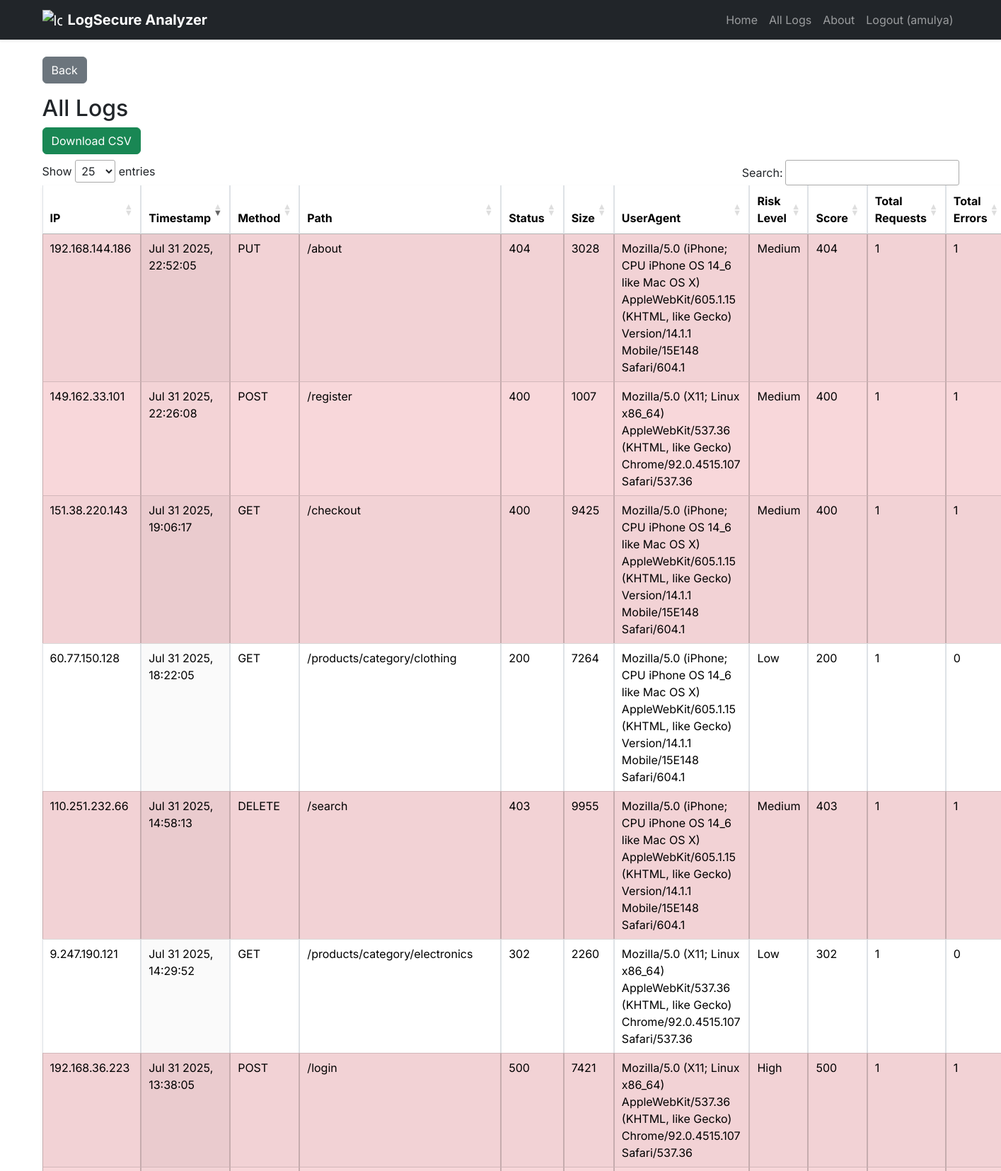
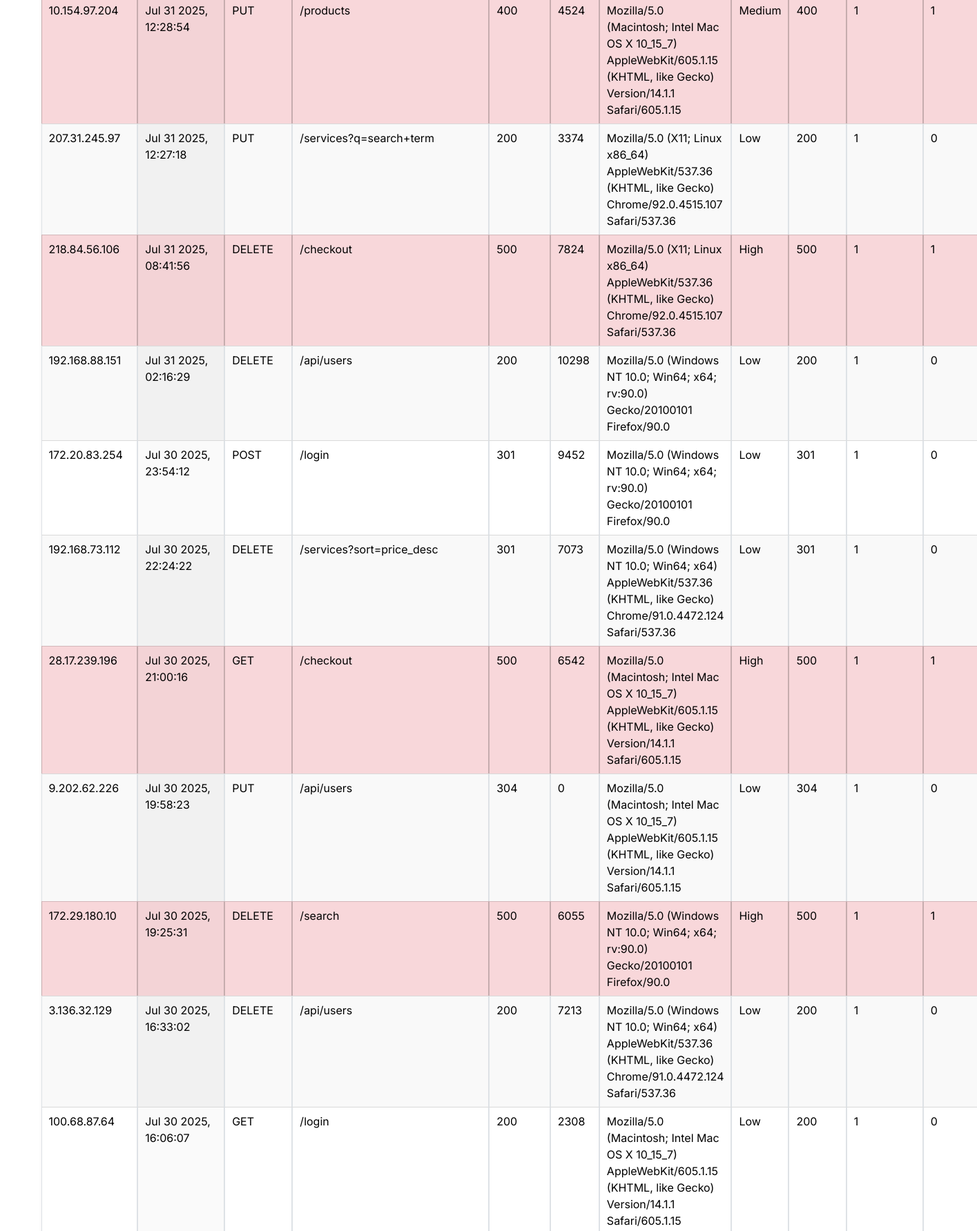
/all_logs (signed in, upper part), run on the app's committed database (2 pictures, top to bottom).
### tables this page shows
CREATE TABLE logs(
        id INTEGER PRIMARY KEY AUTOINCREMENT,
        filename TEXT,
        ip TEXT,
        timestamp TEXT,
        method TEXT,
        path TEXT,
        protocol TEXT,
        status INTEGER,
        size INTEGER,
        referrer TEXT,
        useragent TEXT
    , user_id INTEGER DEFAULT NULL);

### main.py (the view)
@app.route("/all_logs")
@login_required
def all_logs():
    user = current_user()
    search = request.args.get('search', '')
    filters = {k: request.args.get(k, '') for k in ['ip', 'timestamp', 'method', 'path', 'status']}
    conn = get_db()
    query = "SELECT * FROM logs WHERE user_id=?"
    params = [user["id"]]
    for k, v in filters.items():
        if v:
            query += f" AND {k} LIKE ?"
            params.append(f"%{v}%")
    if search:
        query += " AND (ip LIKE ? OR path LIKE ? OR useragent LIKE ?)"
        params.extend([f"%{search}%"] * 3)
    df = pd.read_sql(query, conn, params=params)
    if not df.empty:
        ip_counts = df['ip'].value_counts().to_dict()
        ip_errors = df[df['status'] >= 400]['ip'].value_counts().to_dict()
        def get_risk_status(row):
            if row['status'] >= 500: return "High"
            elif row['status'] >= 400: return "Medium"
            else: return "Low"
        df['Risk_Level'] = df.apply(get_risk_status, axis=1)
        df['Score'] = df['status']
        df['Total_Requests'] = df['ip'].map(ip_counts)
        df['Total_Errors'] = df['ip'].map(ip_errors).fillna(0).astype(int)
    conn.close()
    return render_template("all_logs.html",
                           logs=df.to_dict(orient='records'),
                           filters=filters, search=search, user=user)

### main.py (called while the page is built)
def get_db():
    return sqlite3.connect(DB_FILE)

def login_required(fn):
    @wraps(fn)
    def wrapper(*args, **kwargs):
        if "user_id" not in session:
            flash("Please log in to continue.")
            return redirect(url_for("login"))
        return fn(*args, **kwargs)
    return wrapper

def current_user():
    if "user_id" in session:
        return {"id": session["user_id"], "username": session.get("username")}
    return None

### templates/all_logs.html (shortened to what this page needs)
{% extends "base.html" %}
{% block content %}
<a href="{{ url_for('index') }}" class="btn btn-secondary mb-3">Back</a>
<h2>All Logs</h2>
<a href="{{ url_for('download_csv') }}" class="btn btn-success mb-2">Download CSV</a>
<table id="logsTable" class="display table table-bordered table-striped shadow-sm">
  <thead>
    <tr>
      <th>IP</th><th>Timestamp</th><th>Method</th><th>Path</th><th>Status</th>
      <th>Size</th><th>UserAgent</th><th>Risk Level</th><th>Score</th>
      <th>Total Requests</th><th>Total Errors</th>
    </tr>
  </thead>
  <tbody>
  {% for row in logs %}
    <tr {% if row['status']|int >= 400 %}class="table-danger"{% endif %}>
      <td>{{ row['ip'] }}</td>
      <td>{{ row['timestamp'] }}</td>
      <td>{{ row['method'] }}</td>
      <td>{{ row['path'] }}</td>
      <td>{{ row['status'] }}</td>
      <td>{{ row['size'] }}</td>
      <td>{{ row['useragent'] }}</td>
      <td>{{ row['Risk_Level'] }}</td>
      <td>{{ row['Score'] }}</td>
      <td>{{ row['Total_Requests'] }}</td>
      <td>{{ row['Total_Errors'] }}</td>
    </tr>
  {% endfor %}
  </tbody>
</table>
{% endblock %}

### static/style.css (style rules this page uses)
:root { --hero-bg: #0f172a; }
body { font-family: 'Inter', sans-serif; background:#f6f7fb; }
.bg-body { background:#f6f7fb; }
.table-danger { background:#f8d7da !important; }

### data on the page
logs: ip "10.154.97.204", timestamp "Jul 31 2025, 12:28:54", method "PUT", path "/products", status "400", size "4524", useragent "Mozilla/5.0 (Macintosh; Intel Mac OS X 10_15_7) AppleWebKit/605.1.15 (KHTML, like Gecko) Version/14.1.1 Safari/605.1.15", Risk_Level "Medium", Score "400", Total_Requests "1", Total_Errors "1"
logs: ip "192.168.73.112", timestamp "Jul 30 2025, 22:24:22", method "DELETE", path "/services?sort=price_desc", status "301", size "7073", useragent "Mozilla/5.0 (Windows NT 10.0; Win64; x64) AppleWebKit/537.36 (KHTML, like Gecko) Chrome/91.0.4472.124 Safari/537.36", Risk_Level "Low", Score "301", Total_Requests "1", Total_Errors "0"
logs: ip "28.17.239.196", timestamp "Jul 30 2025, 21:00:16", method "GET", path "/checkout", status "500", size "6542", useragent "Mozilla/5.0 (Macintosh; Intel Mac OS X 10_15_7) AppleWebKit/605.1.15 (KHTML, like Gecko) Version/14.1.1 Safari/605.1.15", Risk_Level "High", Score "500", Total_Requests "1", Total_Errors "1"
logs: ip "218.84.56.106", timestamp "Jul 31 2025, 08:41:56", method "DELETE", path "/checkout", status "500", size "7824", useragent "Mozilla/5.0 (X11; Linux x86_64) AppleWebKit/537.36 (KHTML, like Gecko) Chrome/92.0.4515.107 Safari/537.36", Risk_Level "High", Score "500", Total_Requests "1", Total_Errors "1"
logs: ip "172.20.83.254", timestamp "Jul 30 2025, 23:54:12", method "POST", path "/login", status "301", size "9452", useragent "Mozilla/5.0 (Windows NT 10.0; Win64; x64; rv:90.0) Gecko/20100101 Firefox/90.0", Risk_Level "Low", Score "301", Total_Requests "1", Total_Errors "0"
logs: ip "172.29.180.10", timestamp "Jul 30 2025, 19:25:31", method "DELETE", path "/search", status "500", size "6055", useragent "Mozilla/5.0 (Windows NT 10.0; Win64; x64; rv:90.0) Gecko/20100101 Firefox/90.0", Risk_Level "High", Score "500", Total_Requests "1", Total_Errors "1"
logs: ip "192.168.88.151", timestamp "Jul 31 2025, 02:16:29", method "DELETE", path "/api/users", status "200", size "10298", useragent "Mozilla/5.0 (Windows NT 10.0; Win64; x64; rv:90.0) Gecko/20100101 Firefox/90.0", Risk_Level "Low", Score "200", Total_Requests "1", Total_Errors "0"
logs: ip "151.38.220.143", timestamp "Jul 31 2025, 19:06:17", method "GET", path "/checkout", status "400", size "9425", useragent "Mozilla/5.0 (iPhone; CPU iPhone OS 14_6 like Mac OS X) AppleWebKit/605.1.15 (KHTML, like Gecko) Version/14.1.1 Mobile/15E148 Safari/604.1", Risk_Level "Medium", Score "400", Total_Requests "1", Total_Errors "1"
logs: ip "60.77.150.128", timestamp "Jul 31 2025, 18:22:05", method "GET", path "/products/category/clothing", status "200", size "7264", useragent "Mozilla/5.0 (iPhone; CPU iPhone OS 14_6 like Mac OS X) AppleWebKit/605.1.15 (KHTML, like Gecko) Version/14.1.1 Mobile/15E148 Safari/604.1", Risk_Level "Low", Score "200", Total_Requests "1", Total_Errors "0"
logs: ip "110.251.232.66", timestamp "Jul 31 2025, 14:58:13", method "DELETE", path "/search", status "403", size "9955", useragent "Mozilla/5.0 (iPhone; CPU iPhone OS 14_6 like Mac OS X) AppleWebKit/605.1.15 (KHTML, like Gecko) Version/14.1.1 Mobile/15E148 Safari/604.1", Risk_Level "Medium", Score "403", Total_Requests "1", Total_Errors "1"
logs: ip "192.168.36.223", timestamp "Jul 31 2025, 13:38:05", method "POST", path "/login", status "500", size "7421", useragent "Mozilla/5.0 (X11; Linux x86_64) AppleWebKit/537.36 (KHTML, like Gecko) Chrome/92.0.4515.107 Safari/537.36", Risk_Level "High", Score "500", Total_Requests "1", Total_Errors "1"
logs: ip "100.68.87.64", timestamp "Jul 30 2025, 16:06:07", method "GET", path "/login", status "200", size "2308", useragent "Mozilla/5.0 (Macintosh; Intel Mac OS X 10_15_7) AppleWebKit/605.1.15 (KHTML, like Gecko) Version/14.1.1 Safari/605.1.15", Risk_Level "Low", Score "200", Total_Requests "1", Total_Errors "0"
logs: ip "207.31.245.97", timestamp "Jul 31 2025, 12:27:18", method "PUT", path "/services?q=search+term", status "200", size "3374", useragent "Mozilla/5.0 (X11; Linux x86_64) AppleWebKit/537.36 (KHTML, like Gecko) Chrome/92.0.4515.107 Safari/537.36", Risk_Level "Low", Score "200", Total_Requests "1", Total_Errors "0"
logs: ip "9.202.62.226", timestamp "Jul 30 2025, 19:58:23", method "PUT", path "/api/users", status "304", size "0", useragent "Mozilla/5.0 (Macintosh; Intel Mac OS X 10_15_7) AppleWebKit/605.1.15 (KHTML, like Gecko) Version/14.1.1 Safari/605.1.15", Risk_Level "Low", Score "304", Total_Requests "1", Total_Errors "0"
logs: ip "9.247.190.121", timestamp "Jul 31 2025, 14:29:52", method "GET", path "/products/category/electronics", status "302", size "2260", useragent "Mozilla/5.0 (X11; Linux x86_64) AppleWebKit/537.36 (KHTML, like Gecko) Chrome/92.0.4515.107 Safari/537.36", Risk_Level "Low", Score "302", Total_Requests "1", Total_Errors "0"
logs: ip "149.162.33.101", timestamp "Jul 31 2025, 22:26:08", method "POST", path "/register", status "400", size "1007", useragent "Mozilla/5.0 (X11; Linux x86_64) AppleWebKit/537.36 (KHTML, like Gecko) Chrome/92.0.4515.107 Safari/537.36", Risk_Level "Medium", Score "400", Total_Requests "1", Total_Errors "1"
logs: ip "3.136.32.129", timestamp "Jul 30 2025, 16:33:02", method "DELETE", path "/api/users", status "200", size "7213", useragent "Mozilla/5.0 (Windows NT 10.0; Win64; x64) AppleWebKit/537.36 (KHTML, like Gecko) Chrome/91.0.4472.124 Safari/537.36", Risk_Level "Low", Score "200", Total_Requests "1", Total_Errors "0"
logs: ip "192.168.144.186", timestamp "Jul 31 2025, 22:52:05", method "PUT", path "/about", status "404", size "3028", useragent "Mozilla/5.0 (iPhone; CPU iPhone OS 14_6 like Mac OS X) AppleWebKit/605.1.15 (KHTML, like Gecko) Version/14.1.1 Mobile/15E148 Safari/604.1", Risk_Level "Medium", Score "404", Total_Requests "1", Total_Errors "1"

### other printed values
{{ user.username }} "amulya"
